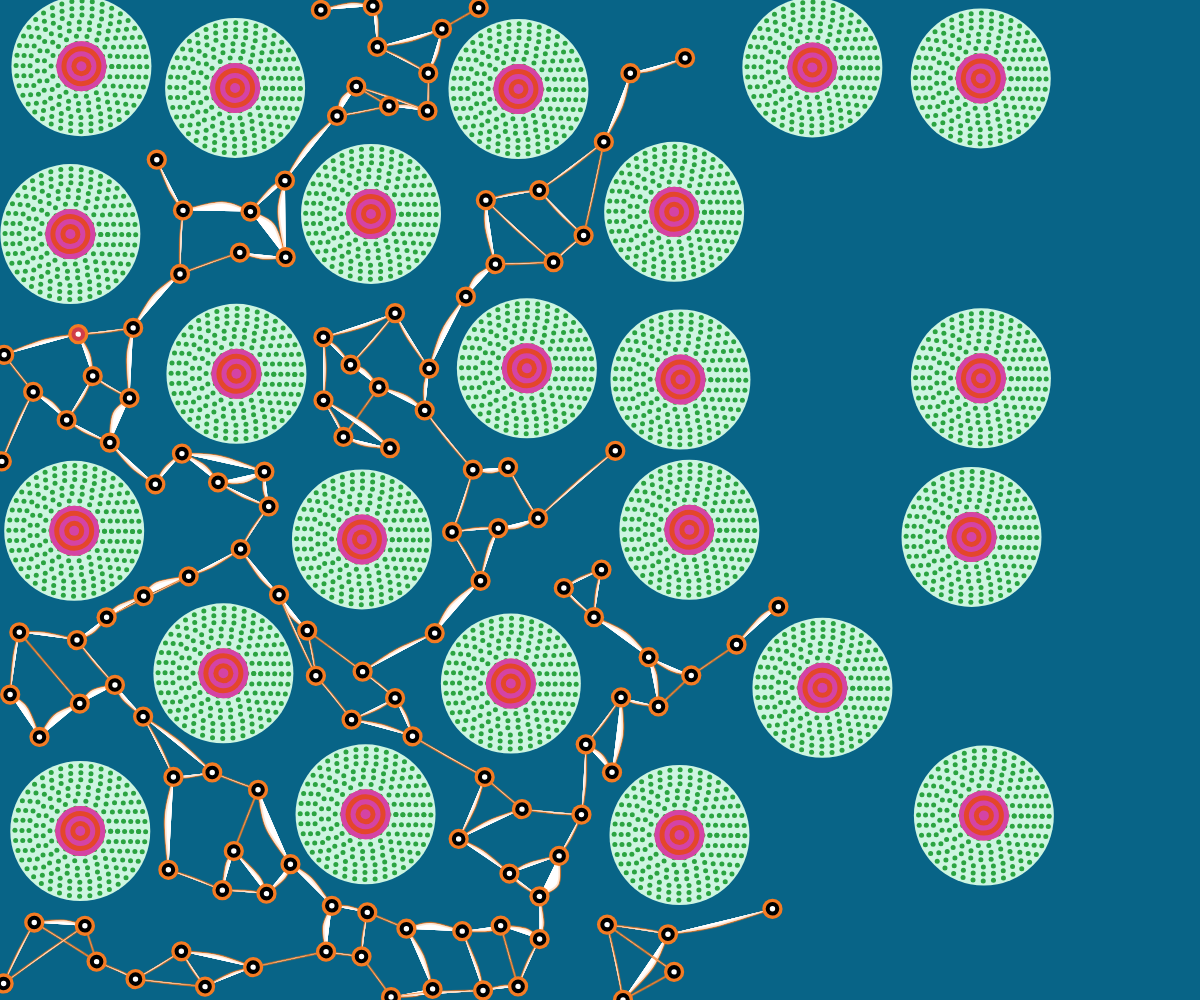
Frame 1 (no input)
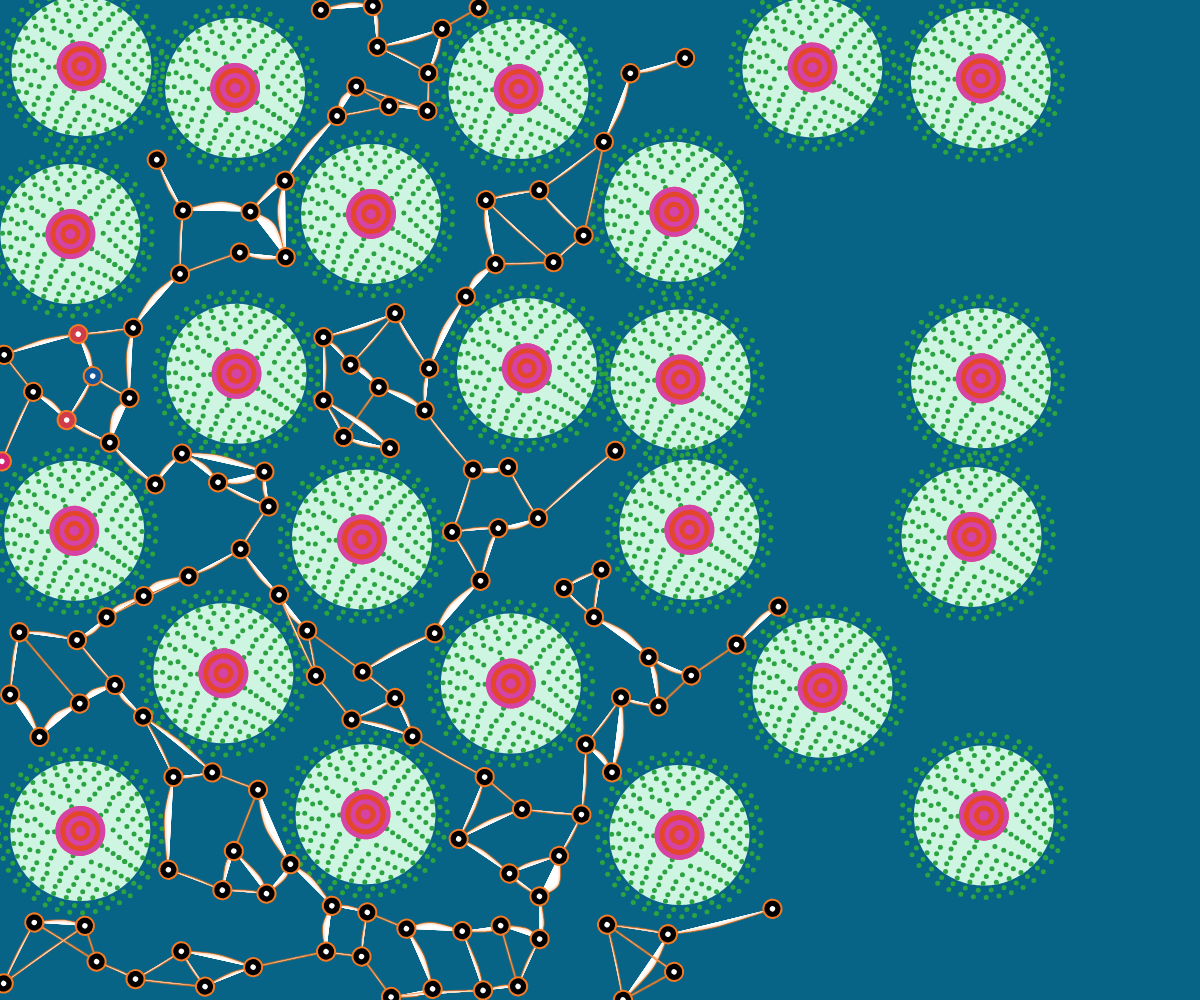
Frame 60 (no input)
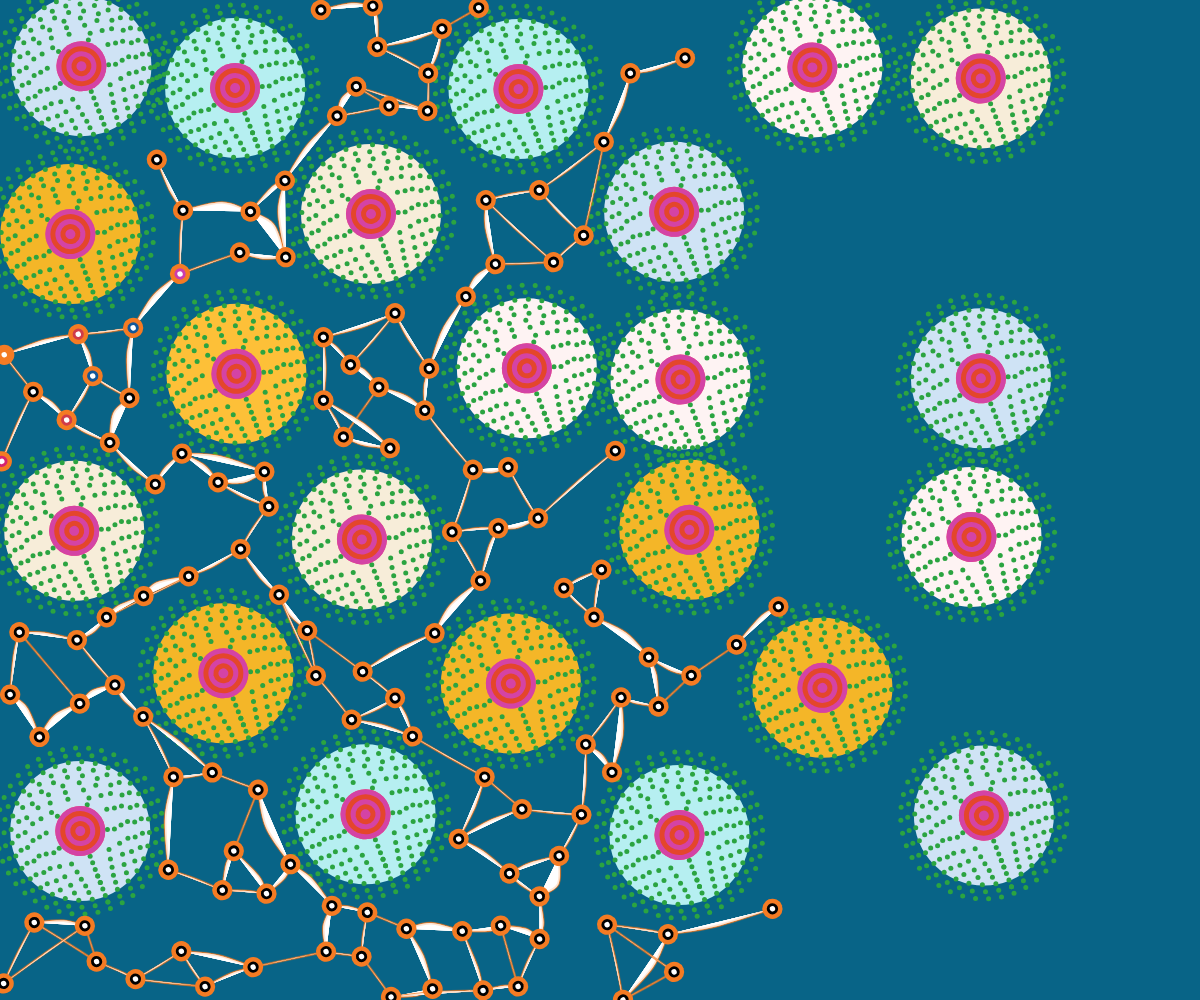
Frame 120 (the mouse pressed at the canvas centre since frame 60)

The p5.js sketch that drew these frames (run headless with seeded random() and noise() and a simulated clock; from frame 60 on, the mouse is pressed at the canvas centre):

// p5.js sketch
// ── sketch.js
let patterns = [];
let beads = [];
const padding = 20; // Padding between elements

// Class to create circular patterns with various styles and properties
class CircularPattern {
  constructor(x, y, colors) {
    this.x = x; // X-coordinate of the pattern's center
    this.y = y; // Y-coordinate of the pattern's center
    this.radius = 70; // Radius of the main pattern
    this.colors = colors; // Color palette for this pattern
    this.dotSize = 5; // Size of small dots in the pattern
    this.ringSpacing = 7; // Spacing between rings
    this.expansionFactor = 0; // Controls the expansion of small dots
    this.rotationAngle = 0; // Controls the rotation angle of small dots
    this.internalRotationAngle = 0; // Controls rotation of the internal pattern
    this.colorChangeInterval = 2000; // Changes background color every 2 seconds
    this.lastColorChangeTime = 0; // Timestamp for the last color change
    this.currentBgColor = this.colors.bgColors; // Current background color
    this.colorPalette = ["#cdf5e1", "#fef3f3", "#f7edd9", "#f4b628", "#b6eff1", "#cfe3f5", "#fdc038"];
    
    // Pattern change logic
    this.patternChangeInterval = 3000; // Changes pattern style every 3 seconds
    this.lastPatternChangeTime = 0; // Timestamp for the last pattern change
    this.patternStyles = ["concentric circles", "zigzag lines", "beads", "default"];
    this.currentPatternStyle = this.colors.internalPatternStyle; // Initial pattern style
  }

  // Updates background color and pattern style at set intervals
  updateColorAndPattern() {
    // Update background color
    if (millis() - this.lastColorChangeTime > this.colorChangeInterval) {
      let newColor;
      do {
        newColor = random(this.colorPalette); // Choose a random color from the palette
      } while (newColor === this.currentBgColor); // Ensure new color is different
      this.currentBgColor = newColor; // Set new color
      this.lastColorChangeTime = millis(); // Reset timer
    }

    // Update pattern style
    if (millis() - this.lastPatternChangeTime > this.patternChangeInterval) {
      this.currentPatternStyle = random(this.patternStyles); // Choose a random pattern style
      this.lastPatternChangeTime = millis(); // Reset timer
    }
  }

  // Draws the internal pattern based on the current pattern style
  drawInternalPattern() {
    push();
    // Apply internal rotation
    this.internalRotationAngle += 0.005; // Adjust rotation speed
    rotate(this.internalRotationAngle);

    fill(this.colors.internalBbColor);
    circle(0, 0, this.dotSize * 10); // Draws a base circle

    // Choose pattern style based on current pattern style setting
    switch (this.currentPatternStyle) {
      case "concentric circles":
        // Color palettes for concentric circles
        let circleColorsPalette = {
          "green": { outerCircleColor: "#e4462b", innerCircleColor: "#d443a5" },
          "purple": { outerCircleColor: "#e4462b", innerCircleColor: "#305b53" },
          "cyan": { outerCircleColor: "#c74cab", innerCircleColor: "#1b9692" }
        };
        let selectedPalette = circleColorsPalette[this.colors.type] || circleColorsPalette["green"];

        // Draw concentric circles alternating between colors
        for (let r = this.dotSize * 10; r > 0; r -= 10) {
          let color = (r / 10) % 2 === 0 ? selectedPalette.outerCircleColor : selectedPalette.innerCircleColor;
          fill(color);
          circle(0, 0, r);
        }
        break;

      case "zigzag lines":
        // Draw zigzag lines in a circular arrangement
        stroke(255, 255, 255, 200);
        strokeWeight(1);
        noFill();
        let zigzagLayers = 3;
        let baseRadius = 2;
        for (let layer = 0; layer < zigzagLayers; layer++) {
          let segments = 12 + layer * 2;
          let radius = baseRadius + layer * this.dotSize * 2;
          beginShape();
          for (let i = 0; i < segments; i++) {
            let angle = (TWO_PI * i) / segments;
            let x = cos(angle) * (radius + (i % 2 ? -4 : 4));
            let y = sin(angle) * (radius + (i % 2 ? -4 : 4));
            vertex(x, y);
          }
          endShape(CLOSE);
        }
        noStroke();
        break;

      case "beads":
        // Draw beads in concentric circles
        fill(255, 255, 255);
        let beadLayers = 2;
        for (let layer = 1; layer <= beadLayers; layer++) {
          let beadCount = 8 * layer;
          let beadRadius = this.dotSize * 2 * layer;
          for (let i = 0; i < beadCount; i++) {
            let angle = (TWO_PI * i) / beadCount;
            let x = cos(angle) * beadRadius;
            let y = sin(angle) * beadRadius;
            circle(x, y, this.dotSize);
          }
        }
        break;

      default:
        fill(255, 255, 255, 150);
        circle(0, 0, this.dotSize * 6); // Default white circle in the center
    }
    pop(); // Restore original rotation state
  }

  // Main display function to render the circular pattern
  display() {
    this.updateColorAndPattern(); // Update color and pattern style

    push();
    translate(this.x, this.y); // Move to the pattern's center
    noStroke();
    fill(this.currentBgColor); // Set background color
    circle(0, 0, this.radius * 2); // Draw main circle background

    // Calculate expansion and rotation of dots
    let time = millis() / 1000;
    this.expansionFactor = sin(time) * 2; // Expansion factor for dots
    this.rotationAngle += 0.01; // Increment rotation angle

    // Draw dots on concentric rings
    for (let r = this.radius - 5; r > 0; r -= this.ringSpacing) {
      const circumference = TWO_PI * r;
      const dots = floor(circumference / (this.dotSize * 2));
      const angleStep = TWO_PI / dots;
      fill(this.colors.patternColors); // Set dot color
      for (let angle = 0; angle < TWO_PI; angle += angleStep) {
        const expandedR = r + this.expansionFactor * 10;
        const rotatedAngle = angle + this.rotationAngle; // Offset by rotation angle
        const x = expandedR * cos(rotatedAngle);
        const y = expandedR * sin(rotatedAngle);
        circle(x, y, this.dotSize); // Draw dot
      }
    }

    this.drawInternalPattern(); // Draw the internal pattern
    pop();
  }

  // Checks if this pattern overlaps with another pattern
  overlaps(other) {
    const minDistance = this.radius * 2 + 10;
    const distance = dist(this.x, this.y, other.x, other.y);
    return distance < minDistance;
  }
}

// Class for creating decorative beads with color and rotation effects
class DecorativeBead {
  constructor(x, y, index) {
    this.x = x;
    this.y = y;
    this.baseSize = 13.5; // Base size of the bead
    this.size = this.baseSize;
    this.glowSize = this.size * 1.5; // Size for glow effect
    this.innerSize = this.size * 0.4; // Inner white circle size
    this.angle = 0; // Initial rotation angle
    this.fillColor = 'black'; // Initial color
    this.colorChangeTime = millis(); // Track time for color change
    this.colorPalette = ["#f47b23", "#d03c49", "#2ba441", "#115799", "#ca3daf", "#d5236f"];
    this.index = index; // Bead index for color delay
    this.colorChangeDelay = this.index * 300; // Delay for color change
    this.colorChanged = false; // Track if color has changed
  }

  // Update color of the bead based on delay
  updateColor() {
    if (!this.colorChanged && millis() > this.colorChangeTime + this.colorChangeDelay) {
      this.fillColor = random(this.colorPalette); // Change to random color
      this.colorChanged = true; // Mark color as changed
    }
  }

  // Controls the expansion and rotation of the bead
  expandAndRotate() {
    let time = millis() / 1000;
    this.size = this.baseSize + sin(time * 2) * 3; // Pulsing effect
    this.angle += 0.01; // Increment rotation
  }

  // Display the bead with glow and color effects
  display() {
    this.updateColor(); // Update color if needed
    this.expandAndRotate();
    push();
    translate(this.x, this.y);
    rotate(this.angle);

    // Draw glow effect
    noStroke();
    fill('#f47b23'); // Glow color
    circle(0, 0, this.glowSize);

    // Draw main bead body
    fill(this.fillColor);
    circle(0, 0, this.size);

    // Draw inner white circle
    fill("white");
    circle(0, 0, this.innerSize);

    pop();
  }
}

// Function to draw curved connections between beads with glowing effect
function drawCurvyConnections() {
  let connectionCounts = new Array(beads.length).fill(0); // Track connections per bead
  let connections = [];

  // Ensure minimum connections for each bead
  for (let i = 0; i < beads.length; i++) {
    if (connectionCounts[i] === 0) {
      let closestDist = Infinity;
      let closestIndex = -1;

      // Find closest bead for connection
      for (let j = 0; j < beads.length; j++) {
        if (i !== j && connectionCounts[j] < 3) {
          let d = dist(beads[i].x, beads[i].y, beads[j].x, beads[j].y);
          if (d < closestDist && d < 120) {
            closestDist = d;
            closestIndex = j;
          }
        }
      }

      if (closestIndex !== -1) {
        connections.push({
          bead1: i,
          bead2: closestIndex,
          distance: closestDist
        });
        connectionCounts[i]++;
        connectionCounts[closestIndex]++;
      }
    }
  }

  // Add extra connections to beads with fewer connections
  for (let i = 0; i < beads.length; i++) {
    if (connectionCounts[i] >= 3) continue;

    let possibleConnections = [];
    for (let j = 0; j < beads.length; j++) {
      if (i !== j && connectionCounts[j] < 3) {
        let d = dist(beads[i].x, beads[i].y, beads[j].x, beads[j].y);
        if (d < 100) {
          let exists = connections.some(c =>
            (c.bead1 === i && c.bead2 === j) || 
            (c.bead1 === j && c.bead2 === i)
          );

          if (!exists) {
            possibleConnections.push({
              bead1: i,
              bead2: j,
              distance: d
            });
          }
        }
      }
    }

    possibleConnections.sort((a, b) => a.distance - b.distance);
    for (let conn of possibleConnections) {
      if (connectionCounts[i] < 3 && connectionCounts[conn.bead2] < 3) {
        connections.push(conn);
        connectionCounts[i]++;
        connectionCounts[conn.bead2]++;
      }
    }
  }

  // Draw each connection with a glowing effect using layered strokes
  for (let conn of connections) {
    let bead1 = beads[conn.bead1];
    let bead2 = beads[conn.bead2];

    for (let k = 3; k >= 0; k--) {
      stroke(244, 123, 35, map(k, 0, 3, 50, 200));
      strokeWeight(map(k, 0, 3, 3, 0.8));

      let midX = (bead1.x + bead2.x) / 2;
      let midY = (bead1.y + bead2.y) / 2;

      let offsetX = map(noise(conn.bead1 * 0.1, conn.bead2 * 0.1), 0, 1, -15, 15);
      let offsetY = map(noise(conn.bead2 * 0.1, conn.bead1 * 0.1), 0, 1, -15, 15);

      beginShape();
      curveVertex(bead1.x, bead1.y);
      curveVertex(bead1.x, bead1.y);
      curveVertex(midX + offsetX, midY + offsetY);
      curveVertex(bead2.x, bead2.y);
      curveVertex(bead2.x, bead2.y);
      endShape();
    }
  }
}

// p5.js setup function to initialize canvas and layout patterns and beads
function setup() {
  createCanvas(windowWidth, windowHeight);
  const arrayOfColors = [
    {
      type: "green",
      bgColors: "#cdf5e1",
      patternColors: "#2ba441",
      internalBbColor: "#fb586a",
      internalPatternStyle: "concentric circles"
    },
    // ... other color schemes
  ];

  // Layout grid of circular patterns
  let gridSize = 150;
  for (let x = gridSize / 2; x < width - gridSize / 2; x += gridSize) {
    for (let y = gridSize / 2; y < height - gridSize / 2; y += gridSize) {
      let posX = x + random(-15, 15);
      let posY = y + random(-15, 15);
      const choosenPallete = random(arrayOfColors);
      const pattern = new CircularPattern(posX, posY, choosenPallete);
      let overlapping = false;
      for (let other of patterns) {
        if (pattern.overlaps(other)) {
          overlapping = true;
          break;
        }
      }
      if (!overlapping) {
        patterns.push(pattern);
      }
    }
  }

  // Create decorative beads
  let attempts = 0;
  const maxAttempts = 2000;
  const minBeads = 400;
  while (beads.length < minBeads && attempts < maxAttempts) {
    let x = random(width);
    let y = random(height);
    let validPosition = true;
    for (let pattern of patterns) {
      let d = dist(x, y, pattern.x, pattern.y);
      if (d < pattern.radius + 20) {
        validPosition = false;
        break;
      }
    }
    if (validPosition) {
      let hasNearbyBead = false;
      let tooClose = false;
      for (let bead of beads) {
        let d = dist(x, y, bead.x, bead.y);
        if (d < 35) {
          tooClose = true;
          break;
        }
        if (d < 120) {
          hasNearbyBead = true;
        }
      }
      validPosition = !tooClose && (beads.length === 0 || hasNearbyBead);
    }
    if (validPosition) {
      beads.push(new DecorativeBead(x, y, beads.length)); // Pass bead index to constructor
    }
    attempts++;
  }
}

// p5.js draw function to render the animation frame by frame
function draw() {
  background('#086487'); // Set background color
  patterns.forEach(pattern => {
    pattern.display(); // Draw each circular pattern
  });
  drawCurvyConnections(); // Draw connections between beads
  beads.forEach(bead => {
    bead.display(); // Display each decorative bead
  });
}

// Handle canvas resizing to keep patterns responsive
function windowResized() {
  resizeCanvas(windowWidth, windowHeight);
  patterns = [];
  beads = [];
  setup(); // Reinitialize on resize for responsive design
}
